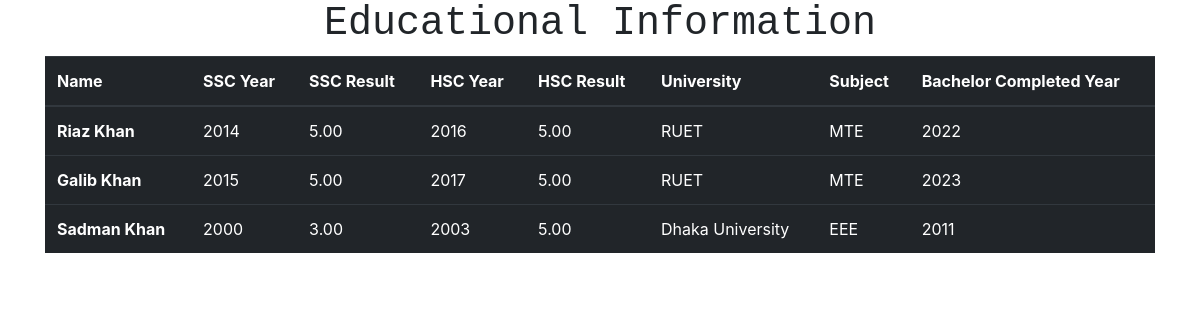
The app's page /educational_info/ with its own data.
### app/models.py (models this page shows, shortened)
class Educational_info(models.Model):
    user = models.OneToOneField(User, on_delete=models.CASCADE)
    ssc_year=models.IntegerField(null=True)
    ssc_result=models.CharField(max_length=20,null=True)
    hsc_year=models.IntegerField(null=True)
    hsc_result=models.CharField(max_length=20,null=True)
    university=models.CharField(max_length=20)
    subject=models.CharField(max_length=20,null=True)
    bachelor_completed_year=models.IntegerField(null=True)

class User(models.Model):
    id=models.AutoField(primary_key=True)
    name=models.CharField(max_length=20)
    password=models.CharField(max_length=20,null=True)
    img = models.ImageField(upload_to='images/',null=True)

### app/views.py (the view)
# urls.py: path('educational_info/', views.educational_info, name='educational_info'),
def educational_info(request):
    x=Educational_info.objects.all()
    context = {
    'x':x
     }
    return render(request,"educational_info.html",context)

### app/templates/educational_info.html (shortened to what this page needs)
<!DOCTYPE html>
<html lang="en">
<head>
    <link rel="stylesheet" href="https://cdn.jsdelivr.net/npm/bootstrap@4.0.0/dist/css/bootstrap.min.css">
</head>
<body>
<div class="containeer">
    <h1 style="text-align: center; font-family: 'Courier New', Courier, monospace;">Educational Information</h1>
</div>
    <div class="container">
        <table class="table table-dark">
            <thead>
              <tr>
                <th scope="col">Name</th>
                <th scope="col">SSC Year</th>
                <th scope="col">SSC Result</th>
                <th scope="col">HSC Year</th>
                <th scope="col">HSC Result</th>
                <th scope="col">University</th>
                <th scope="col">Subject</th>
                <th scope="col">Bachelor Completed Year</th>
              </tr>
            </thead>
            <tbody>
        {% for i in x %}
              <tr>
                <th scope="row">{{i.user.name}}</th>
                <td>{{i.ssc_year}}</td>
                <td>{{i.ssc_result}}</td>
                <td>{{i.hsc_year}}</td>
                <td>{{i.hsc_result}}</td>
                <td>{{i.university}}</td>
                <td>{{i.subject}}</td>
                <td>{{i.bachelor_completed_year}}</td>
              </tr>
          {% endfor %}
            </tbody>
          </table>
    </div>
</body>
</html>

### records on screen
Educational_info: user.name "Riaz Khan", ssc_year "2014", ssc_result "5.00", hsc_year "2016", hsc_result "5.00", university "RUET", subject "MTE", bachelor_completed_year "2022"
Educational_info: user.name "Galib Khan", ssc_year "2015", ssc_result "5.00", hsc_year "2017", hsc_result "5.00", university "RUET", subject "MTE", bachelor_completed_year "2023"
Educational_info: user.name "Sadman Khan", ssc_year "2000", ssc_result "3.00", hsc_year "2003", hsc_result "5.00", university "Dhaka University", subject "EEE", bachelor_completed_year "2011"
